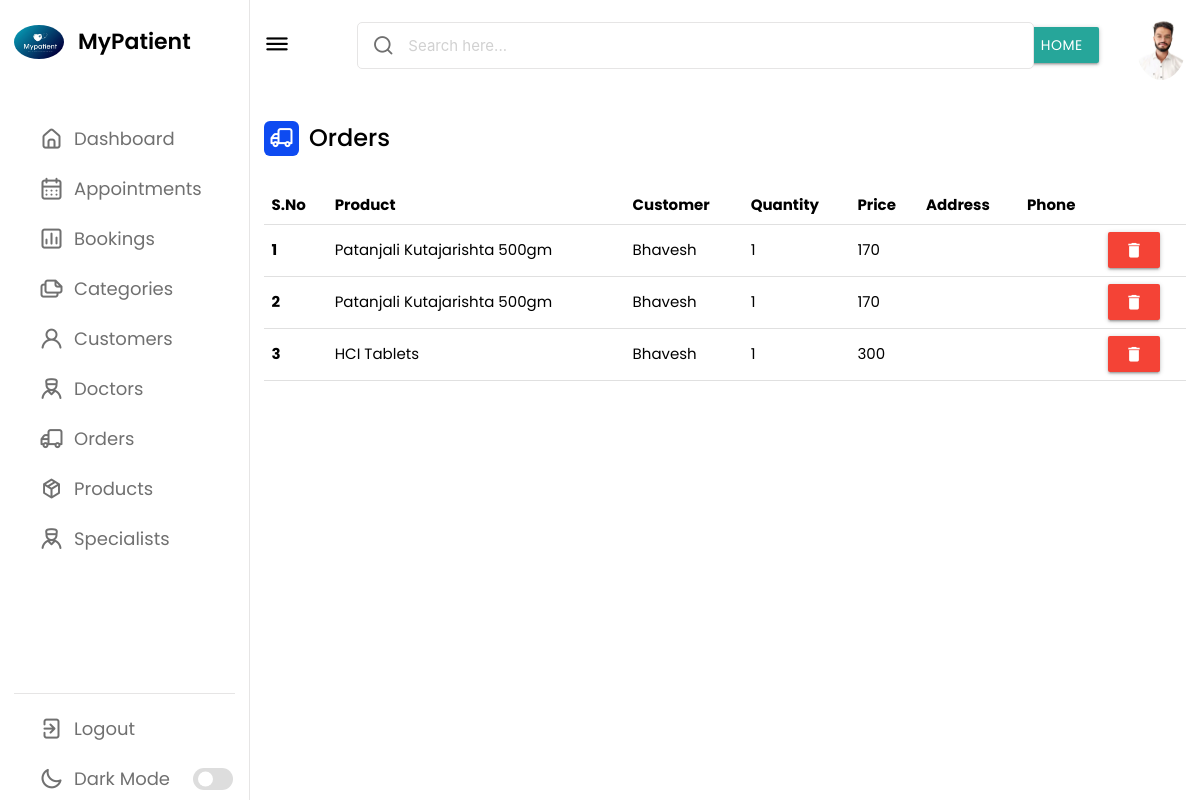
Page /adminorder/ on the earlier database version.
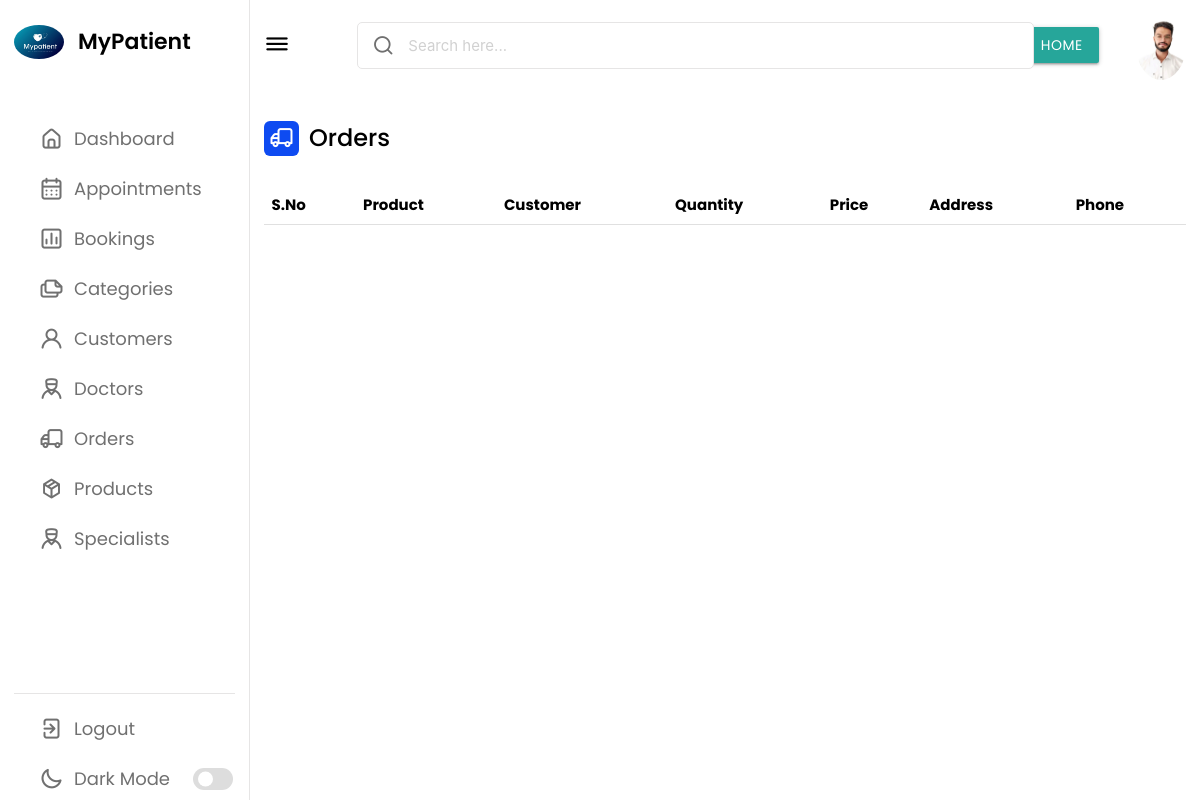
Same page on the later database version.
### minor/models.py (models this page shows, shortened)
class Order(models.Model):
    product = models.ForeignKey(Product, on_delete=models.CASCADE)
    customer = models.ForeignKey(Customer, on_delete=models.CASCADE)
    quantity = models.IntegerField(default=1)
    price = models.IntegerField()
    address = models.CharField(max_length=50, default='', blank=True)
    phone = models.CharField(max_length=50, default='', blank=True)
    date = models.DateField(default=datetime.today)
    status = models.BooleanField(default = False)

class Product(models.Model):
    name = models.CharField(max_length=50)
    price = models.IntegerField(default=0)
    category = models.ForeignKey(Categories, related_name='products', on_delete=models.CASCADE, default=1)
    description = models.CharField(max_length=200, default='', null = True, blank=True)
    image = models.ImageField(upload_to='uploads/products/')
    def __str__(self):
        return self.name

class Customer(models.Model):
    first_name = models.CharField(max_length=50)
    last_name = models.CharField(max_length=50)
    phone = models.CharField(max_length=15)
    email = models.EmailField()
    password = models.CharField(max_length=500)
    def __str__(self):
        return self.first_name

### minor/views.py (the view)
# urls.py: path('adminorder/', adminorder, name='adminorder'),
def adminorder(request):
    objs3 = Order.objects.all()
    return render(request, 'adminorder.html', {'objs3' : objs3})

### minor/templates/adminorder.html (shortened to what this page needs)
<!DOCTYPE html>
<html lang="en">
  <head>
    <link rel="stylesheet" href="https://cdn.jsdelivr.net/npm/bootstrap@5.3.3/dist/css/bootstrap.rtl.min.css">
    <link
    rel="stylesheet"
    href="https://cdnjs.cloudflare.com/ajax/libs/materialize/1.0.0/css/materialize.min.css"
  />
    {% load static %}
    <link rel="stylesheet" href="{% static 'dashboard.css'%}" />
    <link
      rel="stylesheet"
      href="https://unicons.iconscout.com/release/v4.0.0/css/line.css"
    />
  </head>
  <body>
    <nav>
      <div class="logo-name">
        <div class="logo-image">
            <img src="/static/img/mypatient_image.jpg" alt="" />
        </div>
        <span class="logo_name">MyPatient</span>
      </div>
      <div class="menu-items">
        <ul class="nav-links">
          <li>
            <a href="{% url 'dashboard' %}">
              <i class="uil uil-estate"></i>
              <span class="link-name">Dashboard</span>
            </a>
          </li>
          <li>
            <a href="{% url 'adminappointment'%}">
                <i class="uil uil-calendar-alt"></i>
              <span class="link-name">Appointments</span>
            </a>
          </li>
          <li>
            <a href="{% url 'adminbooking' %}">
              <i class="uil uil-chart"></i>
              <span class="link-name">Bookings</span>
            </a>
          </li>
          <li>
            <a href="#">
                <i class="uil uil-files-landscapes"></i>
              <span class="link-name">Categories</span>
            </a>
          </li>
          <li>
            <a href="{% url 'adminuser' %}">
                <i class="uil uil-user"></i>
              <span class="link-name">Customers</span>
            </a>
          </li>
          <li>
            <a href="#">
                <i class="uil uil-user-md"></i>
              <span class="link-name">Doctors</span>
            </a>
          </li>
          <li>
            <a href="#">
                <i class="uil uil-truck"></i>
              <span class="link-name">Orders</span>
            </a>
          </li>
          <li>
            <a href="#">
                <i class="uil uil-box"></i>
              <span class="link-name">Products</span>
            </a>
          </li>
          <li>
            <a href="#">
                <i class="uil uil-user-md"></i>
              <span class="link-name">Specialists</span>
            </a>
          </li>
        </ul>
        <ul class="logout-mode">
          <li>
            <a href="#">
              <i class="uil uil-signout"></i>
              <span class="link-name">Logout</span>
            </a>
          </li>
          <li class="mode">
            <a href="#">
              <i class="uil uil-moon"></i>
              <span class="link-name">Dark Mode</span>
            </a>
            <div class="mode-toggle">
              <span class="switch"></span>
            </div>
          </li>
        </ul>
      </div>
    </nav>
    <section class="dashboard">
      <div class="top">
        <i class="uil uil-bars sidebar-toggle"></i>
        <div class="search-box">
          <i class="uil uil-search"></i>
          <input type="text" placeholder="Search here..." />
        </div>
        <a href="{% url 'mypatient' %}"><button type="button" class="btn btn-outline-primary">Home</button></a>
        <img src="/static/img/formal.jpg" alt="" />
      </div>
      <div class="dash-content">
        <div class="overview">
          <div class="title">
            <i class="uil uil-truck"></i>
            <span class="text">Orders</span>
          </div>
          <div class="boxes">
            <table class="table">
                <thead class="thead-dark">
                  <tr>
                    <th scope="col">S.No</th>
                    <th scope="col">Product</th>
                    <th scope="col">Customer</th>
                    <th scope="col">Quantity</th>
                    <th scope="col">Price</th>
                    <th scope="col">Address</th>
                    <th scope="col">Phone</th>
                  </tr>
                </thead>
                <tbody>
                    {% for obj in objs3%}
                  <tr>
                    <th>{{ forloop.counter }}</th>
                    <td>{{obj.product}}</td>
                    <td>{{obj.customer}}</td>
                    <td>{{obj.quantity}}</td>
                    <td>{{obj.price}}</td>
                    <td>{{obj.address}}</td>
                    <td>{{obj.phone}}</td>
                    <td>
                        <a href="{% url 'delete_order' obj.id %}" class="waves-effect red waves-light btn"> <i class="material-icons">delete</i></a>
                    </td>
                  </tr>
                  {% endfor %}
                </tbody>
              </table>
    </section>
  </body>
</html>

### minor/static/dashboard.css (style rules this page uses)
* { margin: 0; padding: 0; box-sizing: border-box; font-family: 'Poppins', sans-serif; }
:root { --primary-color: #0E4BF1; --panel-color: #FFF; --text-color: #000; --black-light-color: #707070; --border-color: #e6e5e5; --toggle-color: #DDD; --box1-color: #4DA3FF; --box2-color: #FFE6AC; --box3-color: #E7D1FC; --title-icon-color: #fff; --tran-05: all 0.5s ease; --tran-03: all 0.3s ease; --tran-03: all 0.2s ease; }
body { min-height: 100vh; background-color: var(--primary-color); }
nav { position: fixed; top: 0; left: 0; height: 100%; width: 250px; padding: 10px 14px; background-color: var(--panel-color); border-right: 1px solid var(--border-color); transition: var(--tran-05); }
nav .logo-name { display: flex; align-items: center; }
nav .logo-image { display: flex; justify-content: center; min-width: 45px; }
nav .logo-image img { width: 50px; object-fit: cover; border-radius: 50%; }
nav .logo-name .logo_name { font-size: 22px; font-weight: 600; color: var(--text-color); margin-left: 14px; transition: var(--tran-05); }
nav .menu-items { margin-top: 40px; height: calc(100% - 90px); display: flex; flex-direction: column; justify-content: space-between; }
.menu-items li { list-style: none; }
.menu-items li a { display: flex; align-items: center; height: 50px; text-decoration: none; position: relative; }
.menu-items li a i { font-size: 24px; min-width: 45px; height: 100%; display: flex; align-items: center; justify-content: center; color: var(--black-light-color); }
.menu-items li a .link-name { font-size: 18px; font-weight: 400; color: var(--black-light-color); transition: var(--tran-05); }
.menu-items .logout-mode { padding-top: 10px; border-top: 1px solid var(--border-color); }
.menu-items .mode { display: flex; align-items: center; white-space: nowrap; }
.menu-items .mode-toggle { position: absolute; right: 14px; height: 50px; min-width: 45px; display: flex; align-items: center; justify-content: center; cursor: pointer; }
.mode-toggle .switch { position: relative; display: inline-block; height: 22px; width: 40px; border-radius: 25px; background-color: var(--toggle-color); }
.switch:before { content: ""; position: absolute; left: 5px; top: 50%; transform: translateY(-50%); height: 15px; width: 15px; background-color: var(--panel-color); border-radius: 50%; transition: var(--tran-03); }
.dashboard { position: relative; left: 250px; background-color: var(--panel-color); min-height: 100vh; width: calc(100% - 250px); padding: 10px 14px; transition: var(--tran-05); }
.dashboard .top { position: fixed; top: 0; left: 250px; display: flex; width: calc(100% - 250px); justify-content: space-between; align-items: center; padding: 10px 14px; background-color: var(--panel-color); transition: var(--tran-05); z-index: 10; }
.dashboard .top .sidebar-toggle { font-size: 26px; color: var(--text-color); cursor: pointer; }
.dashboard .top .search-box { position: relative; height: 45px; max-width: 600px; width: 100%; margin: 0 30px; }
.top .search-box input { position: absolute; border: 1px solid var(--border-color); background-color: var(--panel-color); padding: 0 25px 0 50px; border-radius: 5px; height: 100%; width: 100%; color: var(--text-color); font-size: 15px; font-weight: 400; outline: none; }
.top .search-box i { position: absolute; left: 15px; font-size: 22px; z-index: 10; top: 50%; transform: translateY(-50%); color: var(--black-light-color); }
.top img { width: 50px; border-radius: 50%; }
.dashboard .dash-content { padding-top: 50px; }
.dash-content .title { display: flex; align-items: center; margin: 60px 0 30px 0; }
.dash-content .title i { position: relative; height: 35px; width: 35px; background-color: var(--primary-color); border-radius: 6px; color: var(--title-icon-color); display: flex; align-items: center; justify-content: center; font-size: 24px; }
.dash-content .title .text { font-size: 24px; font-weight: 500; color: var(--text-color); margin-left: 10px; }
.dash-content .boxes { display: flex; align-items: center; justify-content: space-between; flex-wrap: wrap; }

Differences in the rows shown:
removed Order: product "Patanjali Kutajarishta 500gm", customer "Bhavesh", quantity "1", price "170"
removed Order: product "Patanjali Kutajarishta 500gm", customer "Bhavesh", quantity "1", price "170"
removed Order: product "HCI Tablets", customer "Bhavesh", quantity "1", price "300"
